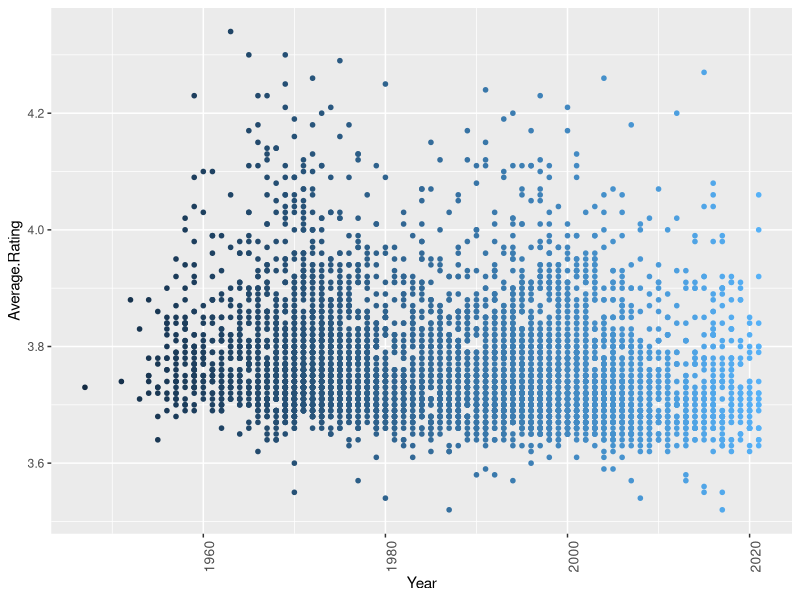
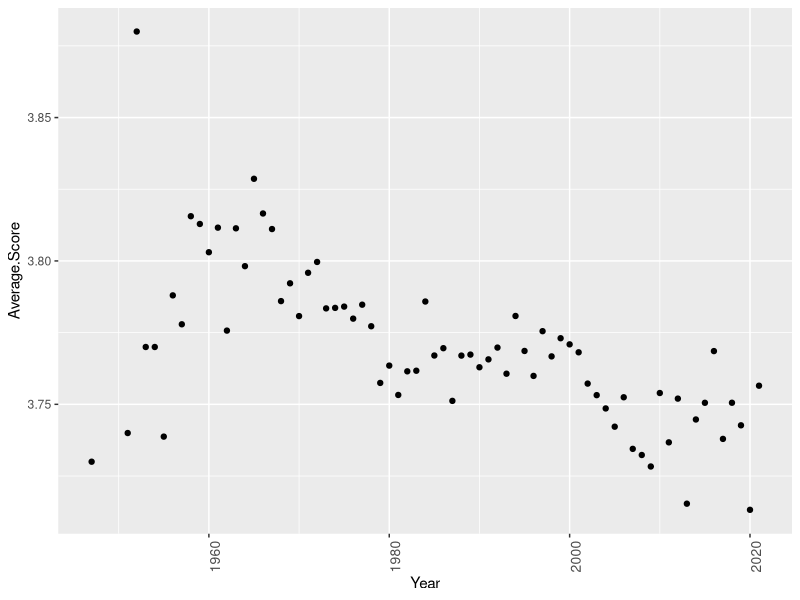
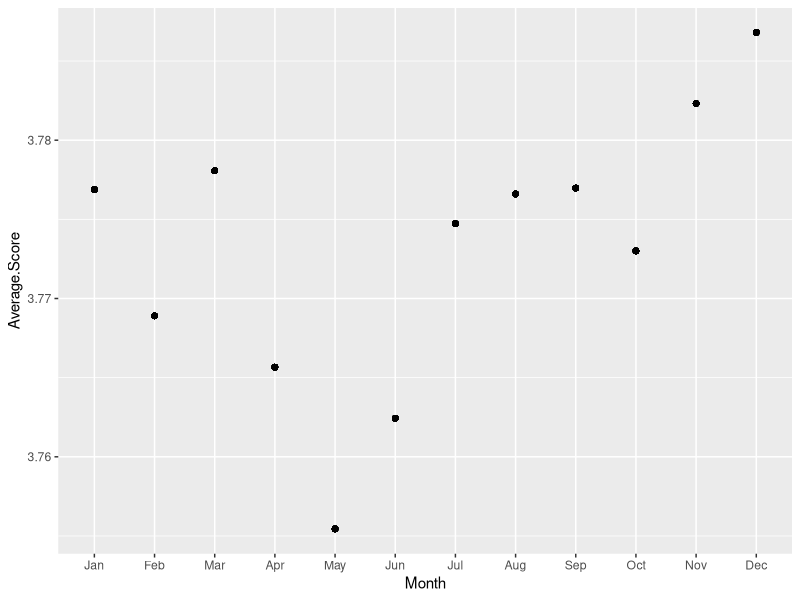
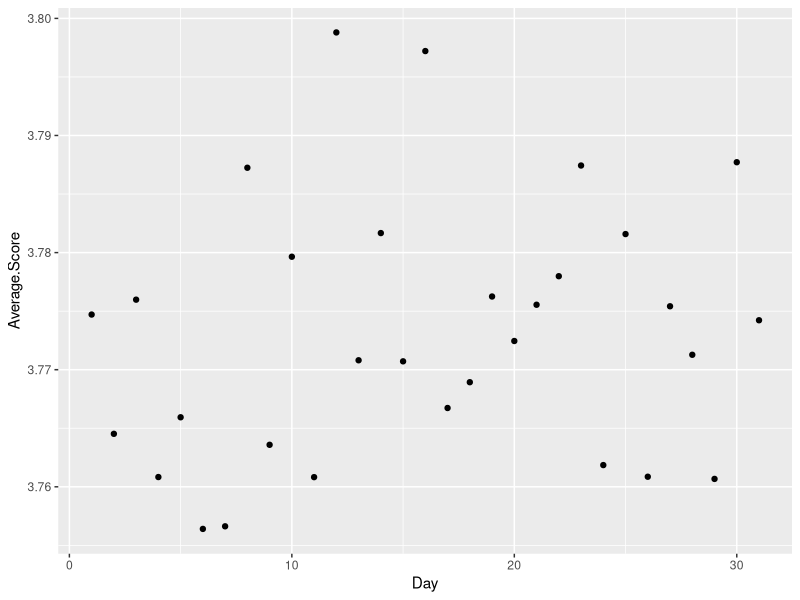
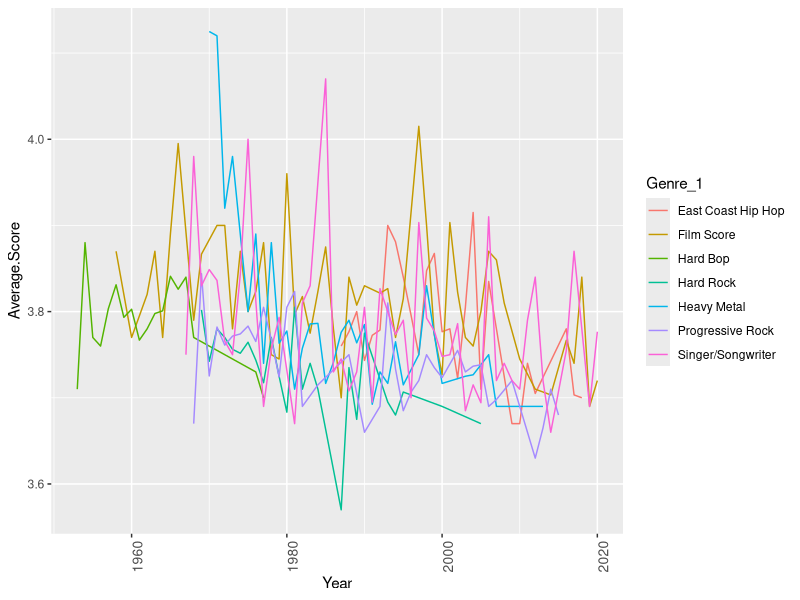
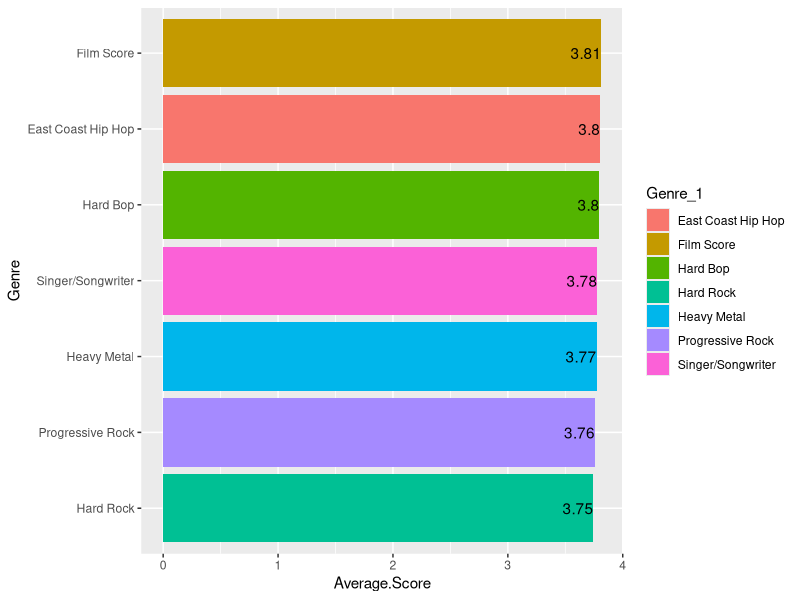
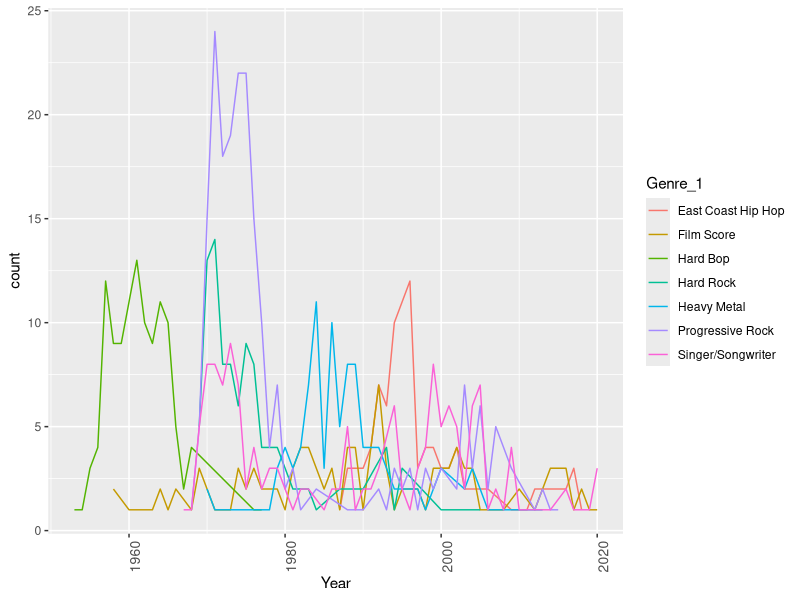

Write the R code that produced these figures, in order.
## ---- chunk 1
library(knitr)
knitr::opts_chunk$set(echo = FALSE, warning = TRUE)


knit_hooks$set( fig.cap = function(before, options, envir) {
  if ( before ) {
    chr <- sprintf("<p><small><strong><a name='fig:%s' value = %d>Figure %d</a></strong>: %s</small></p>", options$label, options$fig.num, options$fig.num, options$fig.cap)
    chr <- sprintf("<p><small><strong><a name='fig:%s'>%s</a></strong>: %s</small></p>", options$label, options$label,  options$fig.cap)
    
    return(chr)
  }
})


chunkref <- local({
  function(chunklabel) {
    sprintf('[%s](#%s)', chunklabel, paste0("fig:",chunklabel) )
  }  
})

library(ggplot2)
library(dplyr)
library(tidyverse)
library(stringr)
## ---- chunk 2
df_final <- read.csv("df_final.csv")
ggplot(df_final, aes(x=`Year` , y =`Average.Rating`, color= `Year` ))  + geom_point(size=1.25) + theme(axis.text.x = element_text(angle = 90, size = 10)) +theme(legend.position="none")
## ---- chunk 3
df_final %>% group_by(Year) %>% summarise(
  Average.Score =mean(Average.Rating)
) %>% ggplot(aes(x=Year,y=Average.Score))+geom_point()+ theme(axis.text.x = element_text(angle = 90, size = 10))
## ---- chunk 4
df_final%>% filter(
  !(Month=="")) %>%group_by(Month)%>%summarise(
  Average.Score = mean(Average.Rating),
  Year = Year
  )%>%  mutate(Month = factor(Month, levels=c("Jan","Feb","Mar","Apr","May","Jun","Jul","Aug","Sep", "Oct","Nov","Dec")))%>%ggplot(aes(x=Month,y=Average.Score))+geom_point()
## ---- chunk 5
df_final%>% filter(
  !(Month==""),!(Day==""))%>% group_by(Day)%>%summarise(
  Average.Score = mean(Average.Rating)
  )%>%ggplot(aes(x=Day,y=Average.Score))+geom_point()
## ---- chunk 6
# Artist popularity by ratings
df_sorted_ratings = df_final[order(-df_final$Artist.Average.Ratings),]
df_sorted_ratings = df_sorted_ratings[,c(3, 25, 27)]
df_sorted_ratings = unique(df_sorted_ratings)[1:10,]
##df_sorted_ratings %>% ggplot(aes(x = reorder(Artist.Name, Artist.Average.Ratings), 
#             y = Artist.Average.Ratings, fill = Artist.Name)) + geom_bar(stat="identity") + coord_flip() + theme(axis.text.x = element_text(angle = 90, size = 10, hjust = 1)) + theme(legend.position="none") + labs(x = "Artist Name", y = "Number of Ratings") + geom_text(aes(label=round(Artist.Average.Score, digit = 2), hjust = 1)) 
## ---- chunk 7
# Artist popularity by reviews
df_sorted_reviews = df_final[order(-df_final$Artist.Average.Reviews),]
df_sorted_reviews = df_sorted_reviews[,c(3, 25, 26)]
df_sorted_reviews = unique(df_sorted_reviews)[1:10,]
#df_sorted_reviews %>% ggplot(aes(x = reorder(Artist.Name, Artist.Average.Reviews),  y = Artist.Average.Reviews, fill = Artist.Name)) + geom_bar(stat="identity") + coord_flip() + theme(axis.text.x = element_text(angle = 90, size = 10, hjust = 1)) +theme(legend.position="none") + labs(x = "Artist Name", y = "Number of Reviews") +  geom_text(aes(label=round(Artist.Average.Score, digit = 2), hjust = 1))
## ---- chunk 8
length(unique(df_final$Genre_1))
## ---- chunk 9
df_final %>% group_by(Genre_1)%>% summarise(
  Average.Score = mean(Average.Rating),
  count = n()
)%>% arrange(desc(count))
## ---- chunk 10
df_final%>% filter(Genre_1 == "Progressive Rock"|
            Genre_1 == "Singer/Songwriter"|
            Genre_1 == "Hard Bop"|
            Genre_1 == "Film Score"|
            Genre_1 == "Hard Rock"|
            Genre_1 == "Heavy Metal"|
            Genre_1 == "East Coast Hip Hop"
            )%>% group_by(Genre_1 ,Year)%>% summarise(
              Average.Score = mean(Average.Rating),
              count = n()
              )%>% ggplot(aes(x = Year,y = Average.Score, group = Genre_1, color = Genre_1)) + geom_line()+ theme(axis.text.x = element_text(angle = 90, size = 10))
## ---- chunk 11
df_final %>% group_by(Genre_1)%>% 
  filter(
    Genre_1 == "Progressive Rock"|
    Genre_1 == "Singer/Songwriter"|
    Genre_1 == "Hard Bop"|
    Genre_1 == "Film Score"|
    Genre_1 == "Hard Rock"|
    Genre_1 == "Heavy Metal"|
    Genre_1 == "East Coast Hip Hop"
            )%>% summarise(
  Average.Score = mean(Average.Rating),
  count = n()
  ) %>% ggplot(aes(x=reorder(Genre_1,Average.Score),y=Average.Score, fill = Genre_1))+  
  geom_bar(stat="identity")+ 
  coord_flip() + 
  geom_text(aes(label=round(Average.Score, digit = 2), hjust = 1))+
  xlab("Genre")
## ---- chunk 12
df_final%>% filter(Genre_1 == "Progressive Rock"|
            Genre_1 == "Singer/Songwriter"|
            Genre_1 == "Hard Bop"|
            Genre_1 == "Film Score"|
            Genre_1 == "Hard Rock"|
            Genre_1 == "Heavy Metal"|
            Genre_1 == "East Coast Hip Hop"
            )%>% group_by(Genre_1 ,Year)%>% summarise(
  count = n()
)%>% ggplot(aes(x = Year,y = count, group = Genre_1, color = Genre_1)) + geom_line()+ theme(axis.text.x = element_text(angle = 90, size = 10))
## ---- chunk 13
## Genre
df_final %>% group_by(Genre_1)%>% summarise(
  count = n()
)%>% arrange(desc(count))
## ---- chunk 14
## Descriptor
df_final %>% group_by(Desc_1)%>% summarise(
  count = n()
)%>% arrange(desc(count))
## ---- chunk 15
## Artist
df_final %>% group_by(Artist.Name)%>% summarise(
  count = n()
)%>% arrange(desc(count))
## ---- chunk 16
## Mean of all albums in the list
mean(df_final$Average.Rating)
## ---- chunk 17
## Average score of Top 10 Genres
df_final_genres <- df_final[df_final$Genre_1==c("Progressive Rock", "Singer/Songwriter", "Hard Bop", "Film Score", "Hard Rock", 
                                                "Heavy Metal", "East Coast Hip Hop", "Video Game Music", "Alternative Rock", "Progressive Metal"),]
mean(df_final_genres$Average.Rating)
## ---- chunk 18
## Average score of Top 10 Descriptors
df_final_descriptors <- df_final[df_final$Desc_1==c("male vocals", "instrumental", "energetic", "melodic", "melancholic",
                                                    "female vocals", "atmospheric", "psychedelic", "passionate", "dark"),]
mean(df_final_descriptors$Average.Rating)
## ---- chunk 19
## Average score of Top 10 Artists
df_final_artists <- df_final[df_final$Artist.Name=="Various Artists" |  df_final$Artist.Name=="Miles Davis" | df_final$Artist.Name=="John Coltrane" |  df_final$Artist.Name=="Tom Waits" |
                            df_final$Artist.Name=="John Williams" | df_final$Artist.Name=="Bob Dylan" | df_final$Artist.Name=="The Beatles" |  df_final$Artist.Name=="Ennio Morricone" |
                            df_final$Artist.Name=="Herbie Hancock" | df_final$Artist.Name=="Pharoah Sanders" | df_final$Artist.Name=="The Fall",]
mean(df_final_artists$Average.Rating)
## ---- chunk 20
## Average Score of all Top 10's
df_final_top10s <- df_final[df_final$Genre_1==c("Progressive Rock", "Singer/Songwriter", "Hard Bop", "Film Score", "Hard Rock", 
                                                "Heavy Metal", "East Coast Hip Hop", "Video Game Music", "Alternative Rock", "Progressive Metal") | 
                            df_final$Desc_1==c("male vocals", "instrumental", "energetic", "melodic", "melancholic",
                                                    "female vocals", "atmospheric", "psychedelic", "passionate", "dark") | 
                            df_final$Artist.Name=="Various Artists" |  df_final$Artist.Name=="Miles Davis" | df_final$Artist.Name=="John Coltrane" |  df_final$Artist.Name=="Tom Waits" |
                            df_final$Artist.Name=="John Williams" | df_final$Artist.Name=="Bob Dylan" | df_final$Artist.Name=="The Beatles" |  df_final$Artist.Name=="Ennio Morricone" |
                            df_final$Artist.Name=="Herbie Hancock" | df_final$Artist.Name=="Pharoah Sanders" | df_final$Artist.Name=="The Fall",]
mean(df_final_top10s$Average.Rating)
## ---- chunk 21
## Average score without top 10 most common Genres
df_final_genres2 <- df_final[!df_final$Genre_1==c("Progressive Rock", "Singer/Songwriter", "Hard Bop", "Film Score", "Hard Rock", 
                                                "Heavy Metal", "East Coast Hip Hop", "Video Game Music", "Alternative Rock", "Progressive Metal"),]
mean(df_final_genres2$Average.Rating)
## ---- chunk 22
## Average score without top 10 most common Descriptors
df_final_descriptors2 <- df_final[!df_final$Desc_1==c("male vocals", "instrumental", "energetic", "melodic", "melancholic",
                                                    "female vocals", "atmospheric", "psychedelic", "passionate", "dark"),]
mean(df_final_descriptors2$Average.Rating)
## ---- chunk 23
## Average score without top 10 most common Artists
df_final_artists2 <- df_final[!df_final$Artist.Name=="Various Artists" &  !df_final$Artist.Name=="Miles Davis" & !df_final$Artist.Name=="John Coltrane" &  
                             !df_final$Artist.Name=="Tom Waits" & !df_final$Artist.Name=="John Williams" & !df_final$Artist.Name=="Bob Dylan" & 
                             !df_final$Artist.Name=="The Beatles" &  !df_final$Artist.Name=="Ennio Morricone" & !df_final$Artist.Name=="Herbie Hancock" & 
                             !df_final$Artist.Name=="Pharoah Sanders" & !df_final$Artist.Name=="The Fall",]
mean(df_final_artists2$Average.Rating)
## ---- chunk 24
## Average score without all top 10's
df_final_top10s2 <- df_final[!df_final$Genre_1==c("Progressive Rock", "Singer/Songwriter", "Hard Bop", "Film Score", "Hard Rock", 
                                                "Heavy Metal", "East Coast Hip Hop", "Video Game Music", "Alternative Rock", "Progressive Metal") &
                             !df_final$Desc_1==c("male vocals", "instrumental", "energetic", "melodic", "melancholic",
                                                    "female vocals", "atmospheric", "psychedelic", "passionate", "dark") &
                             !df_final$Artist.Name=="Various Artists" &  !df_final$Artist.Name=="Miles Davis" & !df_final$Artist.Name=="John Coltrane" &  
                             !df_final$Artist.Name=="Tom Waits" & !df_final$Artist.Name=="John Williams" & !df_final$Artist.Name=="Bob Dylan" & 
                             !df_final$Artist.Name=="The Beatles" &  !df_final$Artist.Name=="Ennio Morricone" & !df_final$Artist.Name=="Herbie Hancock" & 
                             !df_final$Artist.Name=="Pharoah Sanders" & !df_final$Artist.Name=="The Fall",]
mean(df_final_top10s2$Average.Rating)
## ---- chunk 25
dummydf <- df_final

dummydf$Genre_1 <- as.numeric(factor(dummydf$Genre_1))
dummydf$Desc_1 <- as.numeric(factor(dummydf$Desc_1))
dummydf$Artist.Name <-  as.numeric(factor(dummydf$Artist.Name))
dummydf$Year <-  as.numeric(factor(dummydf$Year))
dummydf$Number.of.Ratings <-  as.numeric(factor(dummydf$Number.of.Ratings))
dummydf$Number.of.Reviews <-  as.numeric(factor(dummydf$Number.of.Reviews))

dummydf2 <- subset(dummydf, select=c("Average.Rating","Artist.Name", "Genre_1", "Desc_1", "Year", "Number.of.Ratings", "Number.of.Reviews"))
results <- cor(dummydf2)
round(results,2)
